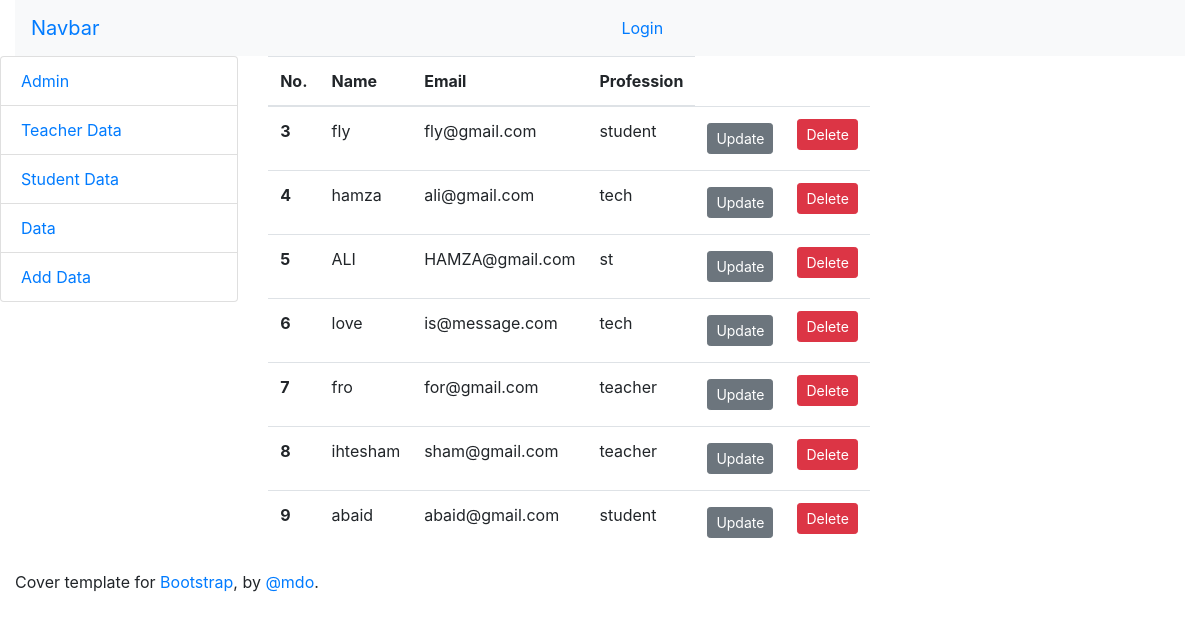
/about, run on the app's committed database.
### fyp/models.py (models this page shows, shortened)
class User(db.Model, UserMixin):
    id=db.Column(db.Integer, primary_key=True)
    username=db.Column(db.String(20), unique=True, nullable=False)
    email=db.Column(db.String(120), unique=True, nullable=False)
    password=db.Column(db.String(60), nullable=False)
    profession=db.Column(db.String(20), nullable=False)

### fyp/routes.py (the view)
@app.route('/about')
def about():
    users=User.query.all()
    return render_template('about.html', title='about', users=users)

### fyp/templates/about.html
{% extends 'layout.html' %} {% block content %}
<div class="row">
    <div class="col-4">
      {% include 'includes/_sidebar.html' %}
    </div>
    <div class="col-8">
  <table class="table">
    <thead>
      <tr>
          <th scope="col">No.</th>
          <th scope="col">Name</th>
          <th scope="col">Email</th>
          <th scope="col">Profession</th>
      </tr>
    </thead>
    <tbody>
   {% for user in users %}
      <tr>
        <th scope="row">{{user.id}}</th>
        <td>{{user.username}}</td>
        <td>{{user.email}}</td>
        <td>{{user.profession}}</td>
        <td><a href="{{url_for('update_user', user_id=user.id)}}" class="btn btn-secondary btn-sm mt-1 mb-1">Update</a></td>
        <td><form action="{{url_for('delete_user', user_id=user.id)}}" method="post">
          <input type="submit" value="Delete" class="btn btn-danger btn-sm">
        </form></td>
      </tr>
      {% endfor %}
  </table>
</div>
</div>
{% endblock content %}

### fyp/templates/layout.html (shortened to what this page needs)
<!DOCTYPE html>
<html lang="en">
  <head>
    <link
      rel="stylesheet"
      href="https://stackpath.bootstrapcdn.com/bootstrap/4.3.1/css/bootstrap.min.css"
    />
  </head>
  <body>
    <div class="container-fluid">
        {% include 'includes/_navbar.html' %}
      <main role="main" class="inner cover">
        <div class="row">
          {% block content %}
          {% endblock content %}
        </div>
      </main>
      <footer class="mastfoot mt-auto">
        <div class="inner">
          <p>
            Cover template for
            <a href="https://getbootstrap.com/">Bootstrap</a>, by
            <a href="https://twitter.com/mdo">@mdo</a>.
          </p>
        </div>
      </footer>
    </div>
  </body>
</html>

### fyp/templates/includes/_navbar.html (shortened to what this page needs)
<nav class="navbar navbar-expand-lg navbar-steel bg-light">
    <a class="navbar-brand" href="#">Navbar</a>
    <div class="collapse navbar-collapse" id="navbarSupportedContent">
      {% if current_user.is_authenticated %}
      <ul class="navbar-nav mr-auto">
        <li class="nav-item active">
          <a class="nav-link" href="{{url_for('home')}}">Home </a>
        </li>
        <li class="nav-item">
          <a class="nav-link" href="{{url_for('account')}}">{{current_user.username}}</a>
        </li>
      </ul>
      <ul class="navbar-nav mr-auto">
        <li class="nav-item active">
          <a class="nav-link" href="{{url_for('logout')}}">Logout </a>
        </li>
      </ul>
      {% else %}
      <ul class="navbar-nav mr-auto">
        <li class="nav-item active">
          <a class="nav-link" href="{{url_for('login')}}">Login </a>
        </li>
      </ul>
      {% endif %}
    </div>
  </nav>

### fyp/templates/includes/_sidebar.html
<ul class="list-group">
    <li class="list-group-item">
      <a href='{{url_for("admin")}}'>Admin</a>
    </li>
    <li class="list-group-item">
      <a href='{{url_for("about_tech")}}'>
        Teacher Data
      </a>
    </li>
    <li class="list-group-item">
      <a href='{{url_for("about_stud")}}'>
        Student Data
      </a>
    </li>
    <li class="list-group-item">
      <a href='{{url_for("about")}}'>
        Data
      </a>
    </li>
    <li class="list-group-item">
      <a href='{{url_for("insert")}}'>
        Add Data
      </a>
    </li>
  </ul>

### data on the page
User: id "3", username "fly", email "fly@gmail.com", profession "student"
User: id "4", username "hamza", email "ali@gmail.com", profession "tech"
User: id "5", username "ALI", email "HAMZA@gmail.com", profession "st"
User: id "6", username "love", email "is@message.com", profession "tech"
User: id "7", username "fro", email "for@gmail.com", profession "teacher"
User: id "8", username "ihtesham", email "sham@gmail.com", profession "teacher"
User: id "9", username "abaid", email "abaid@gmail.com", profession "student"
